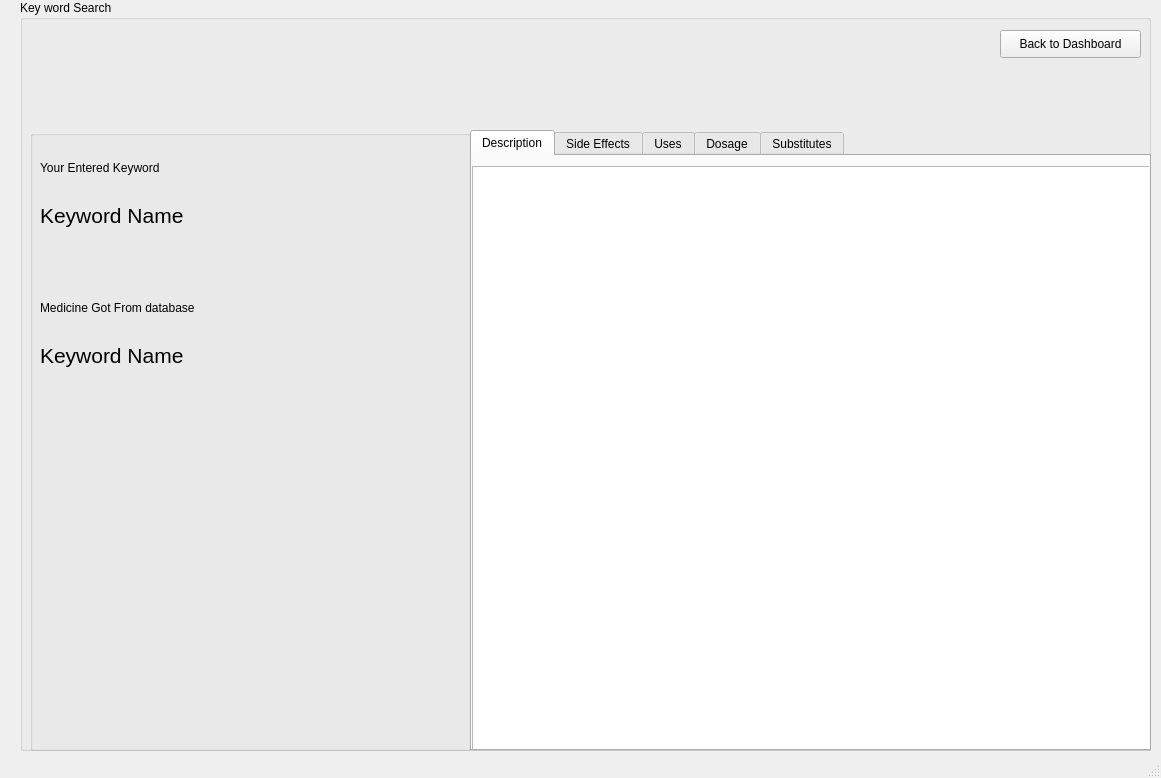
<?xml version="1.0" encoding="UTF-8"?>
<ui version="4.0">
 <class>MainWindow</class>
 <widget class="QMainWindow" name="MainWindow">
  <property name="geometry">
   <rect>
    <x>0</x>
    <y>0</y>
    <width>1161</width>
    <height>778</height>
   </rect>
  </property>
  <property name="windowTitle">
   <string>Keyword Search</string>
  </property>
  <property name="styleSheet">
   <string notr="true"/>
  </property>
  <widget class="QWidget" name="centralwidget">
   <widget class="QGroupBox" name="groupBox">
    <property name="geometry">
     <rect>
      <x>20</x>
      <y>0</y>
      <width>1131</width>
      <height>751</height>
     </rect>
    </property>
    <property name="title">
     <string>Key word Search</string>
    </property>
    <widget class="QGroupBox" name="groupBox_2">
     <property name="geometry">
      <rect>
       <x>10</x>
       <y>130</y>
       <width>441</width>
       <height>621</height>
      </rect>
     </property>
     <property name="title">
      <string/>
     </property>
     <widget class="QLabel" name="keyword_name">
      <property name="geometry">
       <rect>
        <x>10</x>
        <y>50</y>
        <width>431</width>
        <height>71</height>
       </rect>
      </property>
      <property name="font">
       <font>
        <pointsize>16</pointsize>
       </font>
      </property>
      <property name="text">
       <string>Keyword Name </string>
      </property>
     </widget>
     <widget class="QLabel" name="label_2">
      <property name="geometry">
       <rect>
        <x>10</x>
        <y>170</y>
        <width>231</width>
        <height>16</height>
       </rect>
      </property>
      <property name="text">
       <string>Medicine Got From database</string>
      </property>
     </widget>
     <widget class="QLabel" name="keyw_databse">
      <property name="geometry">
       <rect>
        <x>10</x>
        <y>200</y>
        <width>431</width>
        <height>51</height>
       </rect>
      </property>
      <property name="font">
       <font>
        <pointsize>16</pointsize>
       </font>
      </property>
      <property name="text">
       <string>Keyword Name </string>
      </property>
     </widget>
     <widget class="QLabel" name="label">
      <property name="geometry">
       <rect>
        <x>-10</x>
        <y>260</y>
        <width>461</width>
        <height>391</height>
       </rect>
      </property>
      <property name="text">
       <string/>
      </property>
      <property name="pixmap">
       <pixmap>static files/placeholder_product.jpg</pixmap>
      </property>
      <property name="scaledContents">
       <bool>true</bool>
      </property>
     </widget>
     <widget class="QLabel" name="label_3">
      <property name="geometry">
       <rect>
        <x>10</x>
        <y>30</y>
        <width>231</width>
        <height>16</height>
       </rect>
      </property>
      <property name="text">
       <string>Your Entered Keyword</string>
      </property>
     </widget>
    </widget>
    <widget class="QPushButton" name="backtodash">
     <property name="geometry">
      <rect>
       <x>980</x>
       <y>30</y>
       <width>141</width>
       <height>28</height>
      </rect>
     </property>
     <property name="text">
      <string>Back to Dashboard</string>
     </property>
    </widget>
    <widget class="QTabWidget" name="tabWidget">
     <property name="geometry">
      <rect>
       <x>450</x>
       <y>130</y>
       <width>681</width>
       <height>621</height>
      </rect>
     </property>
     <property name="currentIndex">
      <number>0</number>
     </property>
     <widget class="QWidget" name="tab">
      <attribute name="title">
       <string>Description</string>
      </attribute>
      <widget class="QTextBrowser" name="desc_med">
       <property name="geometry">
        <rect>
         <x>0</x>
         <y>10</y>
         <width>681</width>
         <height>591</height>
        </rect>
       </property>
      </widget>
     </widget>
     <widget class="QWidget" name="tab_2">
      <attribute name="title">
       <string>Side Effects</string>
      </attribute>
      <widget class="QTextBrowser" name="effect_med">
       <property name="geometry">
        <rect>
         <x>0</x>
         <y>10</y>
         <width>681</width>
         <height>591</height>
        </rect>
       </property>
      </widget>
     </widget>
     <widget class="QWidget" name="tab_3">
      <attribute name="title">
       <string>Uses</string>
      </attribute>
      <widget class="QTextBrowser" name="uses_med">
       <property name="geometry">
        <rect>
         <x>0</x>
         <y>10</y>
         <width>681</width>
         <height>591</height>
        </rect>
       </property>
      </widget>
     </widget>
     <widget class="QWidget" name="tab_4">
      <attribute name="title">
       <string>Dosage</string>
      </attribute>
      <widget class="QTextBrowser" name="dosage_med">
       <property name="geometry">
        <rect>
         <x>0</x>
         <y>10</y>
         <width>681</width>
         <height>591</height>
        </rect>
       </property>
      </widget>
     </widget>
     <widget class="QWidget" name="tab_5">
      <attribute name="title">
       <string>Substitutes</string>
      </attribute>
      <widget class="QTextBrowser" name="subs_med">
       <property name="geometry">
        <rect>
         <x>0</x>
         <y>10</y>
         <width>681</width>
         <height>591</height>
        </rect>
       </property>
      </widget>
     </widget>
    </widget>
   </widget>
  </widget>
  <widget class="QStatusBar" name="statusbar"/>
 </widget>
 <resources/>
 <connections/>
</ui>
